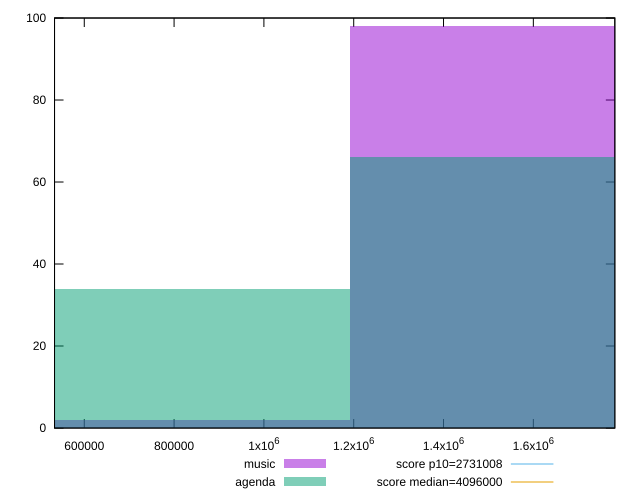

The script that saved this image:
reset

$music <<EOF
1589468.9386593362 98
794734.4693296681 2
EOF

$agenda <<EOF
1589468.9386593362 66
794734.4693296681 34
EOF

set key outside below
set boxwidth 794734.4693296681
set xrange [533779:1781443]
set yrange [0:100]
set trange [0:100]
set style fill transparent solid 0.5 noborder

set parametric
set terminal svg size 640, 500 enhanced background rgb 'white'
set output "reports/report_00028_2021-02-24T12-49-42.674Z/total-byte-weight/comparison/histogram/0_vs_1.svg"

plot $music title "music" with boxes, \
     $agenda title "agenda" with boxes, \
     2731008,t title "score p10=2731008", \
     4096000,t title "score median=4096000"

reset
